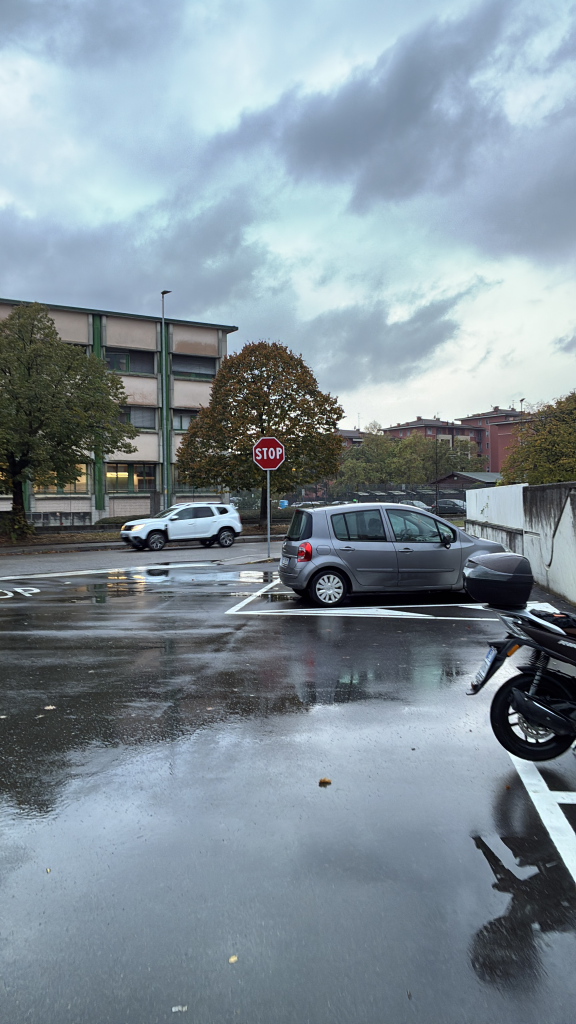
#> input picture data/original/1.png, 576 x 1024 px; its folder holds only this picture in this run
$ python figures.py
#> lines starting #> are read from the running program, lines starting #| are printed output that depends on the picture
### src/utils.py
# utility functions for reading and writing images

from pathlib import Path

import cv2
import numpy as np


def read_bgr(path: Path):
    # np.fromfile + imdecode avoids cv2.imread problems with non-ASCII paths on Windows
    return cv2.imdecode(np.fromfile(str(path), dtype=np.uint8), cv2.IMREAD_COLOR)
#> returned value is the input picture: shape (1024, 576, 3); mean B, G, R 152.5, 142.8, 128.7

def write_png(path, img):
    ok, buf = cv2.imencode(".png", img)
    buf.tofile(str(path))


### src/figures.py
"""
Build side-by-side comparison figures: original, degraded, and each method.
"""

from pathlib import Path

import cv2
import numpy as np

from utils import read_bgr, write_png

ORIG_DIR = Path("data/original")
DEG_DIR = Path("data/degraded")
RES_DIR = Path("results")
FIG_DIR = Path("figures")

# column order in the figure: reference, input, then the methods
PANELS = [
    ("original", ORIG_DIR),
    ("degraded", DEG_DIR),
    ("stretch", RES_DIR / "stretch"),
    ("equalize", RES_DIR / "equalize"),
    ("denoise_stretch", RES_DIR / "denoise_stretch"),
]

TILE = 384        # each panel is resized to TILE x TILE so all panels share one scale
LABEL_H = 32      # height of the title strip above each panel
FIG_DIR.mkdir(exist_ok=True)


def make_tile(img, label):                          # returns a TILE x TILE image with a title strip above it
#> called with label = 'original'
    h, w = img.shape[:2]                            # get the height and width of the input image
#> h = 1024; w = 576
    scale = TILE / max(h, w)                        # fit the longer side to TILE
#> scale = 0.375
    nw, nh = round(w * scale), round(h * scale)     # compute the new width and height while maintaining the aspect ratio
#> nw = 216; nh = 384
    resized = cv2.resize(img, (nw, nh), interpolation=cv2.INTER_AREA)   # resize the image to the new dimensions using area interpolation for downscaling

    # white square canvas; the photo is centered, so the padding is even on both sides
    canvas = np.full((TILE, TILE, 3), 255, dtype=np.uint8) # create a white canvas of size TILE x TILE with 3 color channels (BGR)
    y0, x0 = (TILE - nh) // 2, (TILE - nw) // 2            # compute the top-left corner coordinates to center the resized image on the canvas
#> y0 = 0; x0 = 84
    canvas[y0:y0 + nh, x0:x0 + nw] = resized               # place the resized image onto the canvas at the computed coordinates
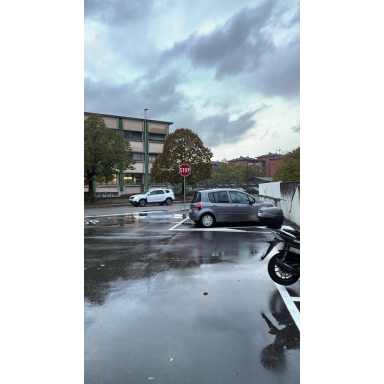
#> canvas: shape (384, 384, 3); mean B, G, R 197.3, 191.9, 184

    bar = np.full((LABEL_H, TILE, 3), 255, dtype=np.uint8) # create a white title strip of height LABEL_H and width TILE
    cv2.putText(bar, label, (8, 22), cv2.FONT_HERSHEY_SIMPLEX, 0.6, (0, 0, 0), 1, cv2.LINE_AA) # draw the label text on the title strip using a black color, specified font, size, and thickness
    return np.vstack([bar, canvas])                        # stack the title strip above the canvas to create the final tile image
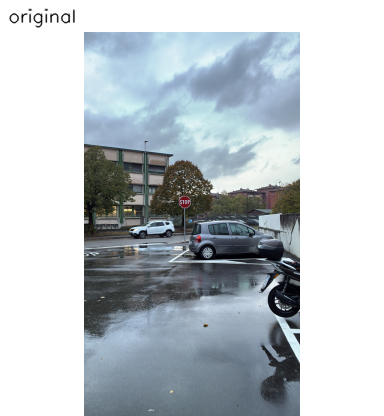
#> returned value: shape (416, 384, 3); mean of channels 0, 1, 2 201.4, 196.4, 189.1; drawn as B, G, R


for ref_path in sorted(ORIG_DIR.glob("*.png")):
    tiles = []
    for label, folder in PANELS:
        img = read_bgr(folder / ref_path.name)
        if img is None:
            raise FileNotFoundError(f"missing {folder / ref_path.name}")
        tiles.append(make_tile(img, label))

    row = np.hstack(tiles) # horizontally stack the individual tile images to create a single row image for the figure
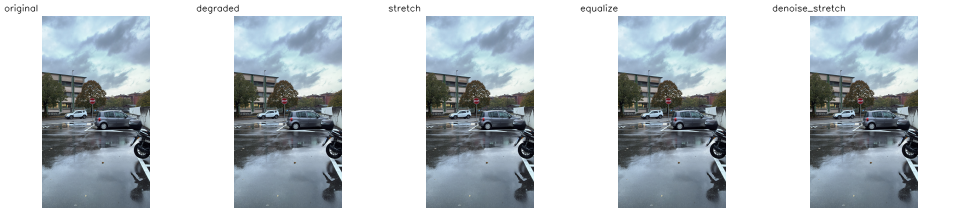
#> row: shape (416, 1920, 3) (shown at 1/2 size); mean B, G, R 201.3, 196.3, 189
    write_png(FIG_DIR / f"comparison_{ref_path.stem}.png", row)
    print(f"saved figures/comparison_{ref_path.stem}.png  {row.shape[1]}x{row.shape[0]}")
#| saved figures/comparison_1.png  1920x416

$ run again, on data/original/5.png
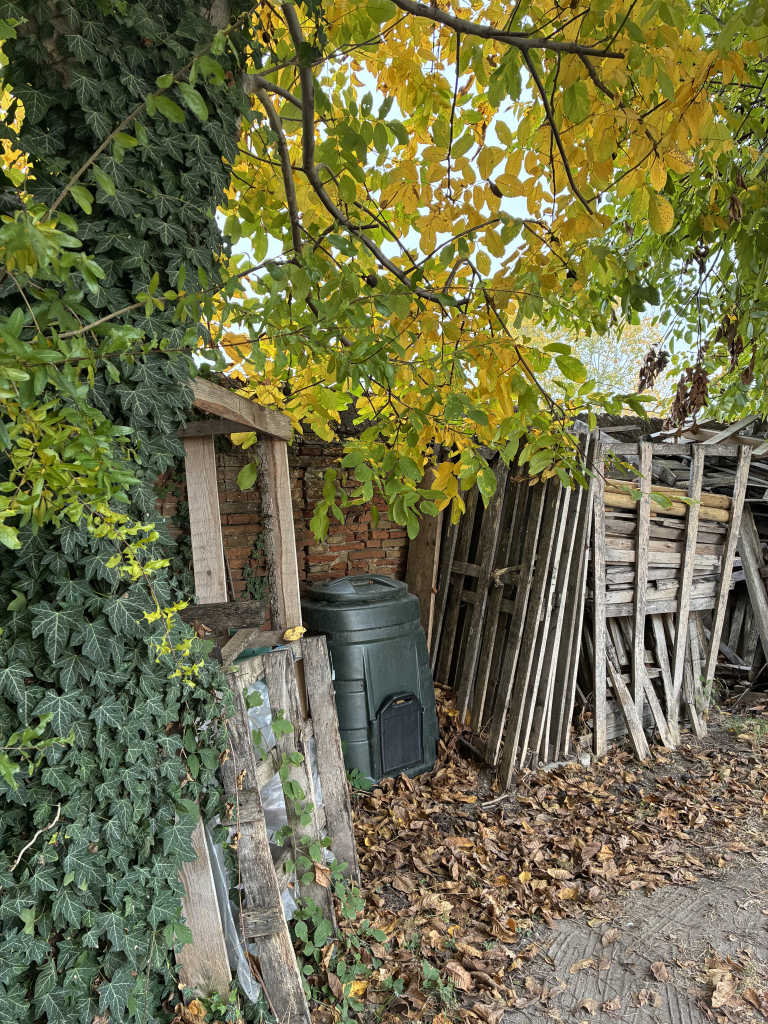
#> input picture data/original/5.png, 768 x 1024 px
#> in read_bgr, returned value is the input picture: shape (1024, 768, 3); mean B, G, R 75.1, 110.5, 110.9
#> in make_tile, `return np.vstack([bar, canvas])`:
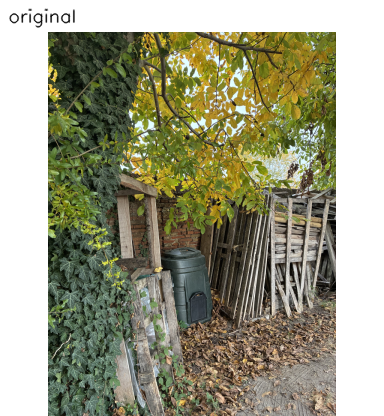
#> returned value: shape (416, 384, 3); mean of channels 0, 1, 2 130.1, 154.6, 154.9; drawn as B, G, R
#> `row = np.hstack(tiles)`:
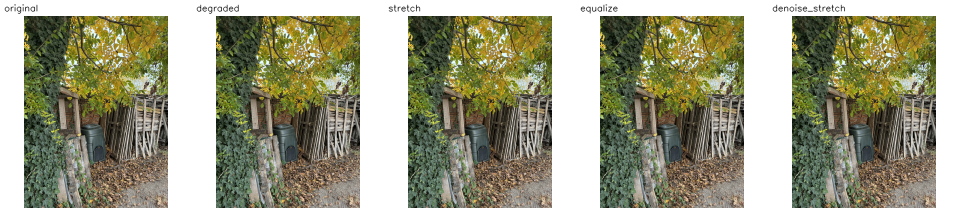
#> row: shape (416, 1920, 3) (shown at 1/2 size); mean B, G, R 130, 154.5, 154.8
#| saved figures/comparison_5.png  1920x416

$ run again, on data/original/2.png
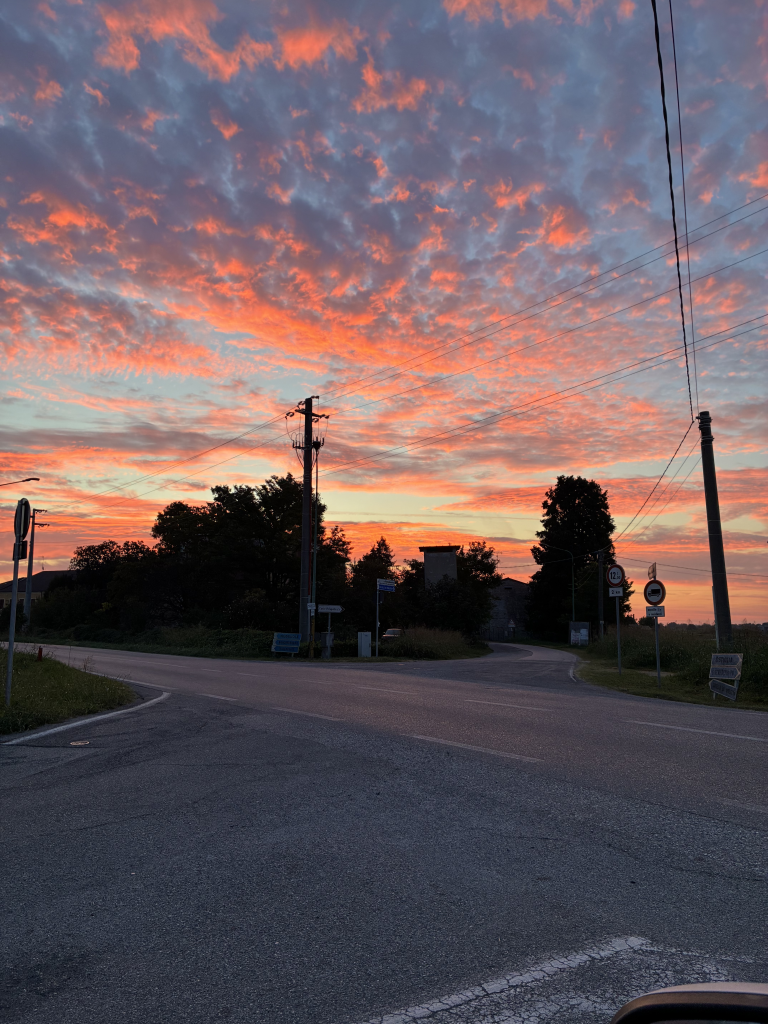
#> input picture data/original/2.png, 768 x 1024 px
#> in read_bgr, returned value is the input picture: shape (1024, 768, 3); mean B, G, R 95.6, 90.5, 105.7
#> in make_tile, `return np.vstack([bar, canvas])`:
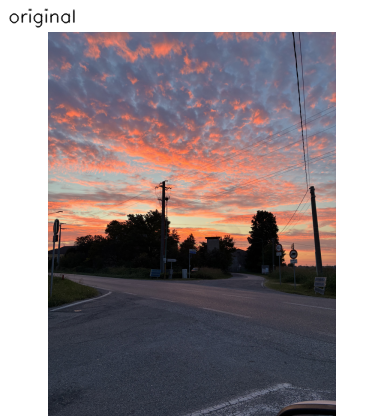
#> returned value: shape (416, 384, 3); mean of channels 0, 1, 2 144.3, 140.8, 151.3; drawn as B, G, R
#> `row = np.hstack(tiles)`:
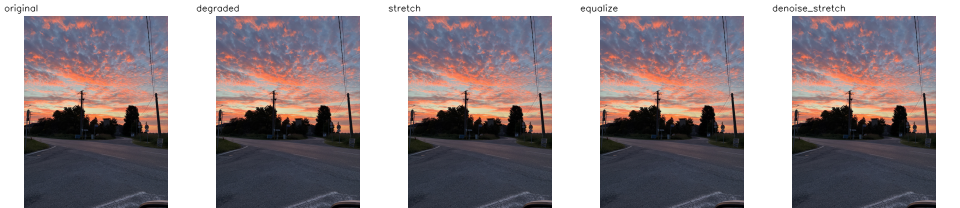
#> row: shape (416, 1920, 3) (shown at 1/2 size); mean B, G, R 144.2, 140.7, 151.2
#| saved figures/comparison_2.png  1920x416

$ run again, on data/original/3.png
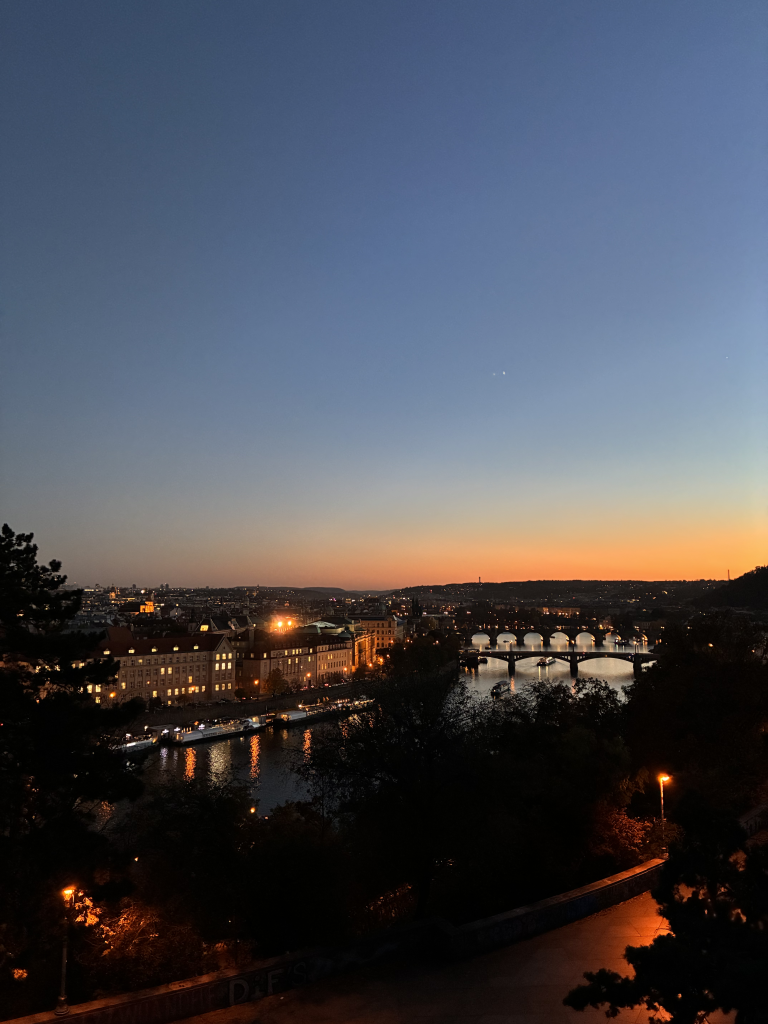
#> input picture data/original/3.png, 768 x 1024 px
#> in read_bgr, returned value is the input picture: shape (1024, 768, 3); mean B, G, R 85.4, 76.3, 74.2
#> in make_tile, `return np.vstack([bar, canvas])`:
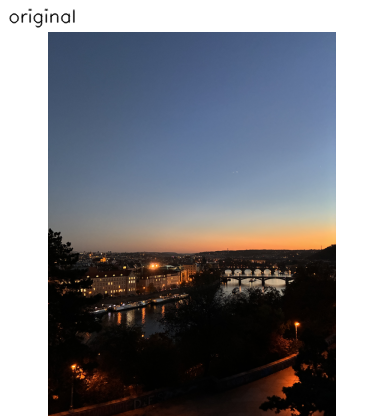
#> returned value: shape (416, 384, 3); mean of channels 0, 1, 2 137.2, 131, 129.5; drawn as B, G, R
#> `row = np.hstack(tiles)`:
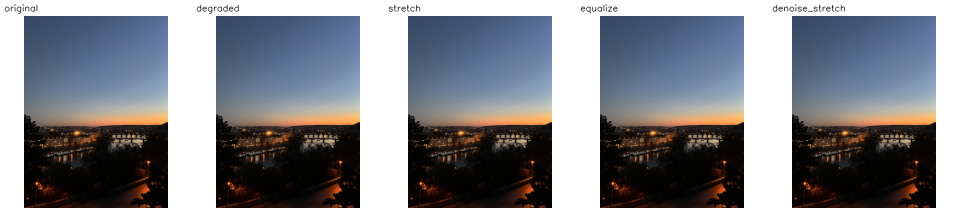
#> row: shape (416, 1920, 3) (shown at 1/2 size); mean B, G, R 137.1, 130.9, 129.4
#| saved figures/comparison_3.png  1920x416

$ run again, on data/original/4.png
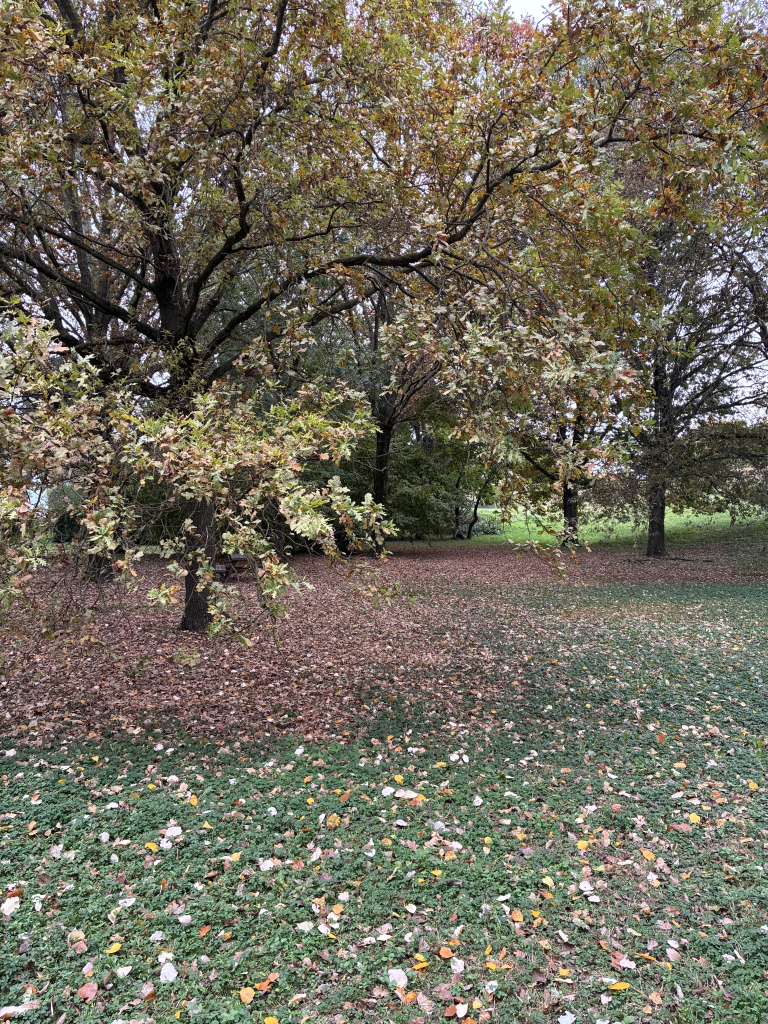
#> input picture data/original/4.png, 768 x 1024 px
#> in read_bgr, returned value is the input picture: shape (1024, 768, 3); mean B, G, R 91.6, 107.1, 111.2
#> in make_tile, `return np.vstack([bar, canvas])`:
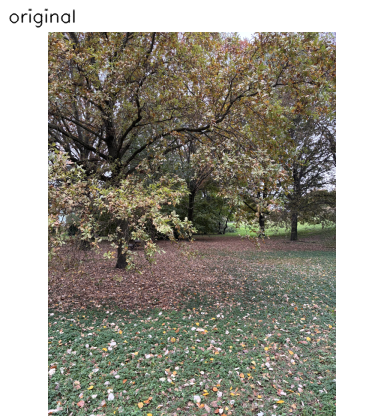
#> returned value: shape (416, 384, 3); mean of channels 0, 1, 2 141.5, 152.3, 155.1; drawn as B, G, R
#> `row = np.hstack(tiles)`:
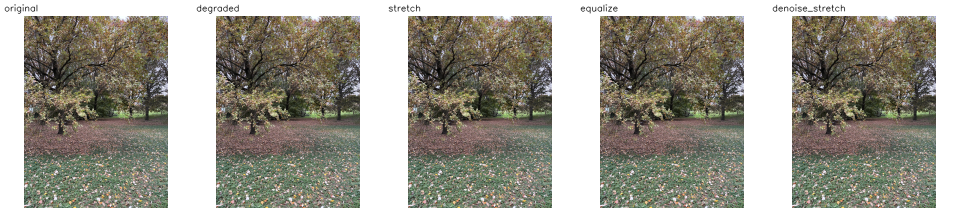
#> row: shape (416, 1920, 3) (shown at 1/2 size); mean B, G, R 141.4, 152.2, 155
#| saved figures/comparison_4.png  1920x416
